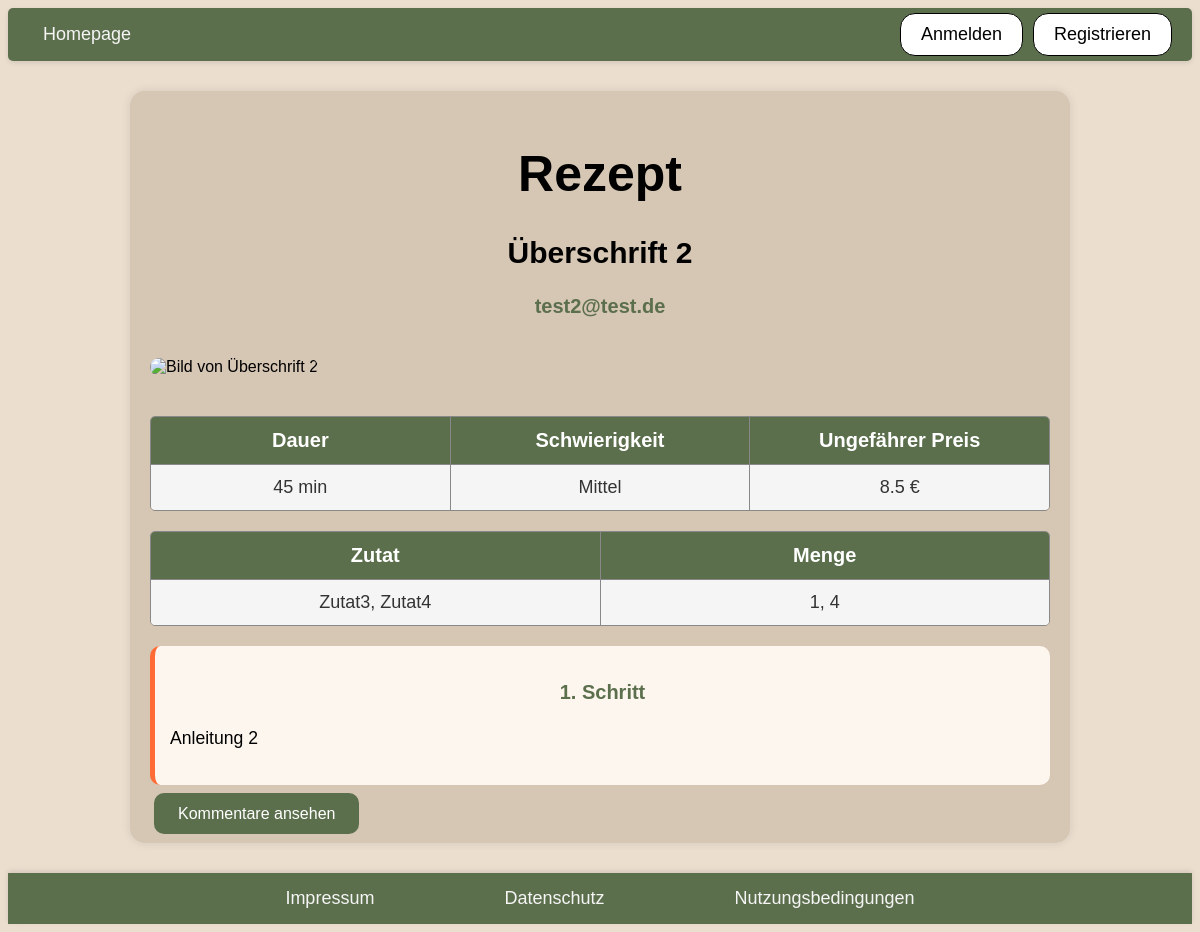
The page /rezept.php?id=2 on the database as committed earlier.
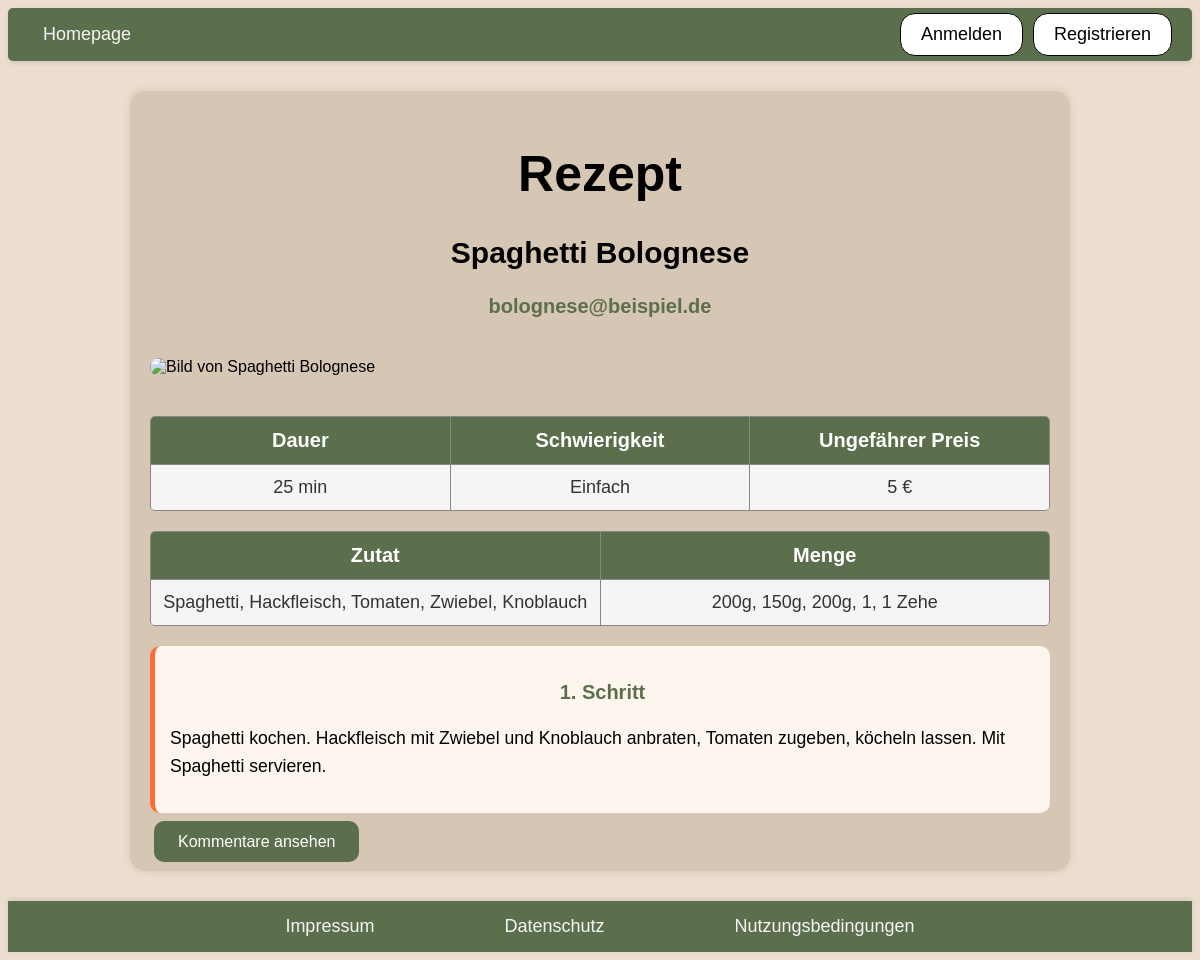
The same page on the database as committed later.
### tables this page shows
CREATE TABLE rezept (
                        id INTEGER PRIMARY KEY AUTOINCREMENT,
                        titel TEXT,
                        email TEXT,
                        kurzbeschreibung TEXT,
                        dauer INTEGER,
                        schwierigkeit TEXT,
                        preis REAL,
                        zutaten TEXT,
                        menge TEXT,
                        anleitung TEXT,
                        bild BLOB,
                        datum text
                    );

### rezept.php (called while the page is built, shortened)
<?php
require_once "php/controller/RezeptController.php";
$rezeptController = new RezeptController();
$entry = $rezeptController->readEntry();
require_once "php/view/RezeptEintrag-show.php";

### php/model/RezeptPDOSQLite.php (called while the page is built, shortened)
<?php
require_once "RezeptEintrag.php";
class RezeptPDOSQLite implements RezeptDAO
{
    private static $instance = null;
    public static function getInstance()
    {
        if (self::$instance === null) {
            self::$instance = new RezeptPDOSQLite();
        }
        return self::$instance;
    }
    public function readEntry($id)
    {
        try {
            $db = $this->getConnection();
            return $this->getEntry($id, $db);
        } catch (PDOException $exc) {
            throw new InternalErrorException();
        }
    }
    public function getEntry($id, $db)
    {
        try {
            $sql = "SELECT * FROM rezept WHERE id=:id LIMIT 1";
            $command = $db->prepare($sql);
            if (!$command->execute([":id" => $id])) {
                throw new InternalErrorException();
            }
            $result = $command->fetchAll();
            $entry = $result[0];
            return new RezeptEintrag(
                $entry["id"],
                $entry["titel"],
                $entry["email"],
                $entry["kurzbeschreibung"],
                $entry["dauer"],
                $entry["schwierigkeit"],
                $entry["preis"],
                $entry["zutaten"],
                $entry["menge"],
                $entry["anleitung"],
                $entry["bild"],
                $entry["datum"]
            );
        } catch (PDOException $exc) {
            throw new InternalErrorException();
        }
    }
    private function getConnection()
    {
        try {
            $user = 'root';
            $pw = null;
            $dsn = 'sqlite:db/rezept.db';
            $db = new PDO($dsn, $user, $pw);
            $db->exec("PRAGMA foreign_keys = ON;");
            return $db;
        } catch (PDOException $e) {
            throw new InternalErrorException();
        }
    }
}

### php/model/Rezept.php (called while the page is built, shortened)
<?php
require_once "php/model/RezeptPDOSQLite.php";
class Rezept{
    public static function getInstance(){
        return RezeptPDOSQLite::getInstance();
    }
}
?>

### php/controller/RezeptController.php (called while the page is built, shortened)
<?php
require_once "php/model/RezeptEintrag.php";
require_once "php/model/Rezept.php";
class RezeptController
{
    public function readEntry()
    {
        try {
            $id = intval($_GET["id"]);
            $rezept = Rezept::getInstance();
            $entry = $rezept->readEntry($id);
            return $entry;
        } catch (MissingEntryException $exc) {
            $this->handleMissingEntryException();
        } catch (InternalErrorException $exc) {
            $this->handleInternalErrorException();
        }
    }
}

### php/model/RezeptEintrag.php (called while the page is built, shortened)
<?php
class RezeptEintrag
{
    private $id;
    private $titel;
    private $email;
    private $dauer;
    private $schwierigkeit;
    private $preis;
    private $zutaten = [];
    private $menge = [];
    private $anleitung;
    public function __construct($id, $titel, $email, $kurzbeschreibung, $dauer, $schwierigkeit, $preis, $zutaten, $menge, $anleitung, $bild, $datum)
    {
        $this->id = $id;
        $this->titel = $titel;
        $this->email = $email;
        $this->dauer = $dauer;
        $this->schwierigkeit = $schwierigkeit;
        $this->preis = $preis;
        $this->zutaten = is_array($zutaten) ? $zutaten : explode('||', $zutaten);
        $this->menge = is_array($menge) ? $menge : explode('||', $menge);
        $this->anleitung = $anleitung;
    }
    public function getId()
    {
        return $this->id;
    }
    public function getTitel()
    {
        return $this->titel;
    }
    public function getEmail()
    {
        return $this->email;
    }
    public function getDauer()
    {
        return $this->dauer;
    }
    public function getSchwierigkeit()
    {
        return $this->schwierigkeit;
    }
    public function getPreis()
    {
        return $this->preis;
    }
    public function getZutaten()
    {
        return $this->zutaten;
    }
    public function getMenge()
    {
        return $this->menge;
    }
    public function getAnleitungArray()
    {
        return explode('||', $this->anleitung);
    }
}

### php/view/rezeptEintrag-show.php (the view, shortened to what the changed rows need)
<?php
require_once "php/include/head.php";
?>
<body>
    <main class="rezept-container">
        <h1>Rezept</h1>
        <h2>
            <?= htmlspecialchars($entry->getTitel()) ?>
        </h2>
        <h3>
            <?= htmlspecialchars($entry->getEmail()) ?>
        </h3>
        <img
            src="rezeptBild.php?id=<?= urlencode($entry->getId()) ?>"
            alt="Bild von <?= htmlspecialchars($entry->getTitel()) ?>"
            title="<?= htmlspecialchars($entry->getTitel()) ?>"
            class="rezept-bild" />
        <div class="table-container info-table">
            <div class="table-header">
            </div>
            <div class="table-row">
                <div class="table-cell"><?= htmlspecialchars($entry->getDauer()) ?> min</div>
                <div class="table-cell"><?= htmlspecialchars($entry->getSchwierigkeit()) ?></div>
                <div class="table-cell"><?= htmlspecialchars($entry->getPreis()) ?> €</div>
            </div>
        </div>
        <?php
        $zutatenArr = $entry->getZutaten();
        $mengeArr = $entry->getMenge();
        ?>
        <div class="table-container">
            <div class="table-header">
            </div>
            <?php for ($i = 0; $i < count($zutatenArr); $i++): ?>
                <div class="table-row">
                    <div><?= htmlspecialchars($zutatenArr[$i] ?? '') ?></div>
                    <div><?= htmlspecialchars($mengeArr[$i] ?? '') ?></div>
                </div>
            <?php endfor; ?>
        </div>
        <?php $anleitungArr = $entry->getAnleitungArray(); ?>
        <?php foreach ($anleitungArr as $i => $schritt): ?>
            <div class="rezept-schritt">
                <h3><?= ($i + 1) ?>. Schritt</h3>
                <p><?= htmlspecialchars($schritt) ?></p>
            </div>
        <?php endforeach; ?>
        <a href="kommentare.php?id=<?= urlencode($entry->getId()) ?>" class="rezept-button">Kommentare ansehen </a>
    </main>
</body>
</html>

Rows that differ between the two databases and show on the page:
changed rezept: titel "Überschrift 2" → "Spaghetti Bolognese"; email "test2@test.de" → "bolognese@beispiel.de"; dauer "45" → "25"; schwierigkeit "Mittel" → "Einfach"; preis "8.5" → "5"; anleitung "Anleitung 2" → "Spaghetti kochen. Hackfleisch mit Zwiebel und Knoblauch anbraten, Tomaten zugeben, köcheln lassen. Mit Spaghetti servieren."
Other text that changed with them:
new list line: "Spaghetti, Hackfleisch, Tomaten, Zwiebel, Knoblauch 200g, 150g, 200g, 1, 1 Zehe"
list line gone: "Zutat3, Zutat4 1, 4"
